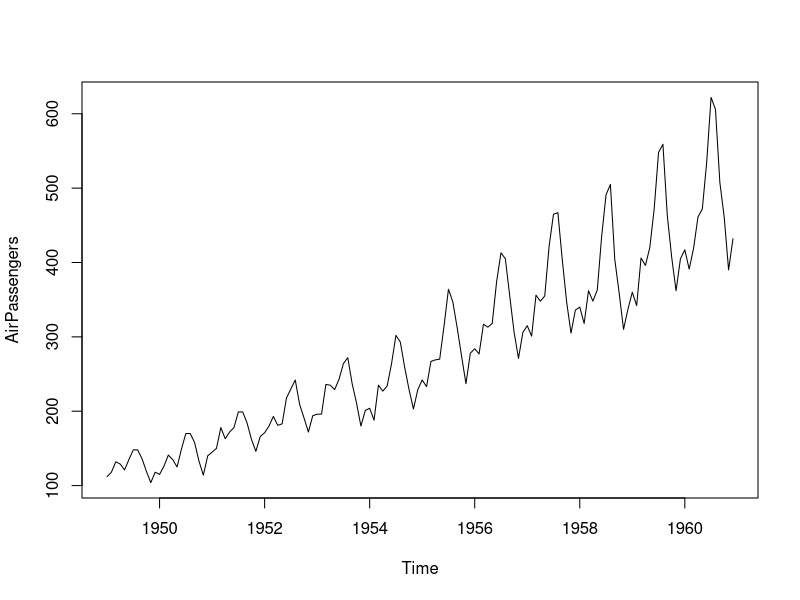
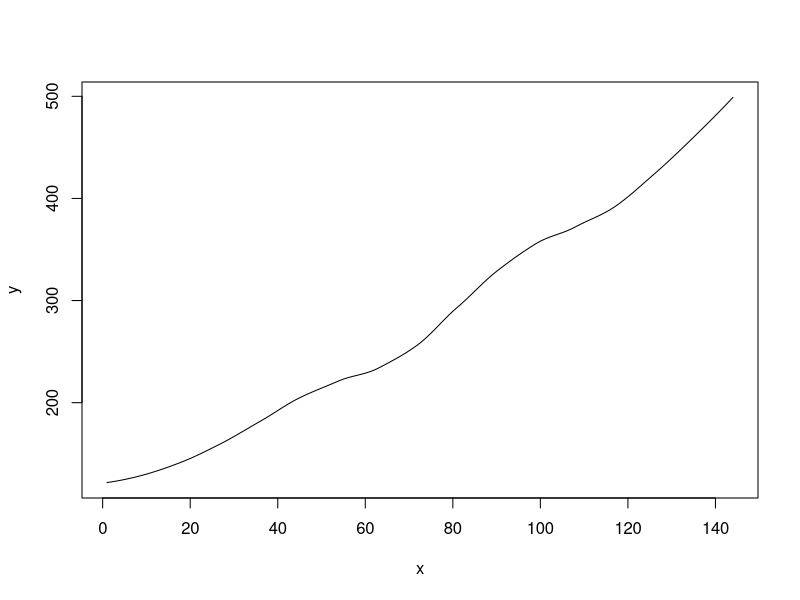

Write the R code that produced these figures, in order.
## ---- chunk 1
rm(list=ls(all=TRUE)) # Clear the workspace
options(scipen=999) # Turn off scientific notation
knitr::opts_chunk$set(echo = FALSE) # Don't echo the code segments

## load libraries
library(tidyverse)

## load data
data("AirPassengers")
## ---- chunk 2
analytic <- data.frame(
  x = 1:length(AirPassengers),
  y = as.vector(AirPassengers)
)

fit <- loess(y ~ x, data=analytic, span=0.40)
## ---- chunk 3
plot(AirPassengers)
## ---- chunk 4
data.frame(
  x = 1:length(AirPassengers),
  y = predict(fit)
) %>% plot(type="l")
## ---- chunk 5
analytic %>%
  mutate(
    `Year` = 1949 + floor((x-1)/12)
  ) %>%
  group_by(Year) %>%
  summarize(
    `Mean Passengers` = mean(y)
  ) %>% knitr::kable(
    format="pandoc",
    booktabs = TRUE,
    align = 'r',
    digits = 1,
    caption = 'Mean Air Passengers each Year from 1949-1961'
  )
